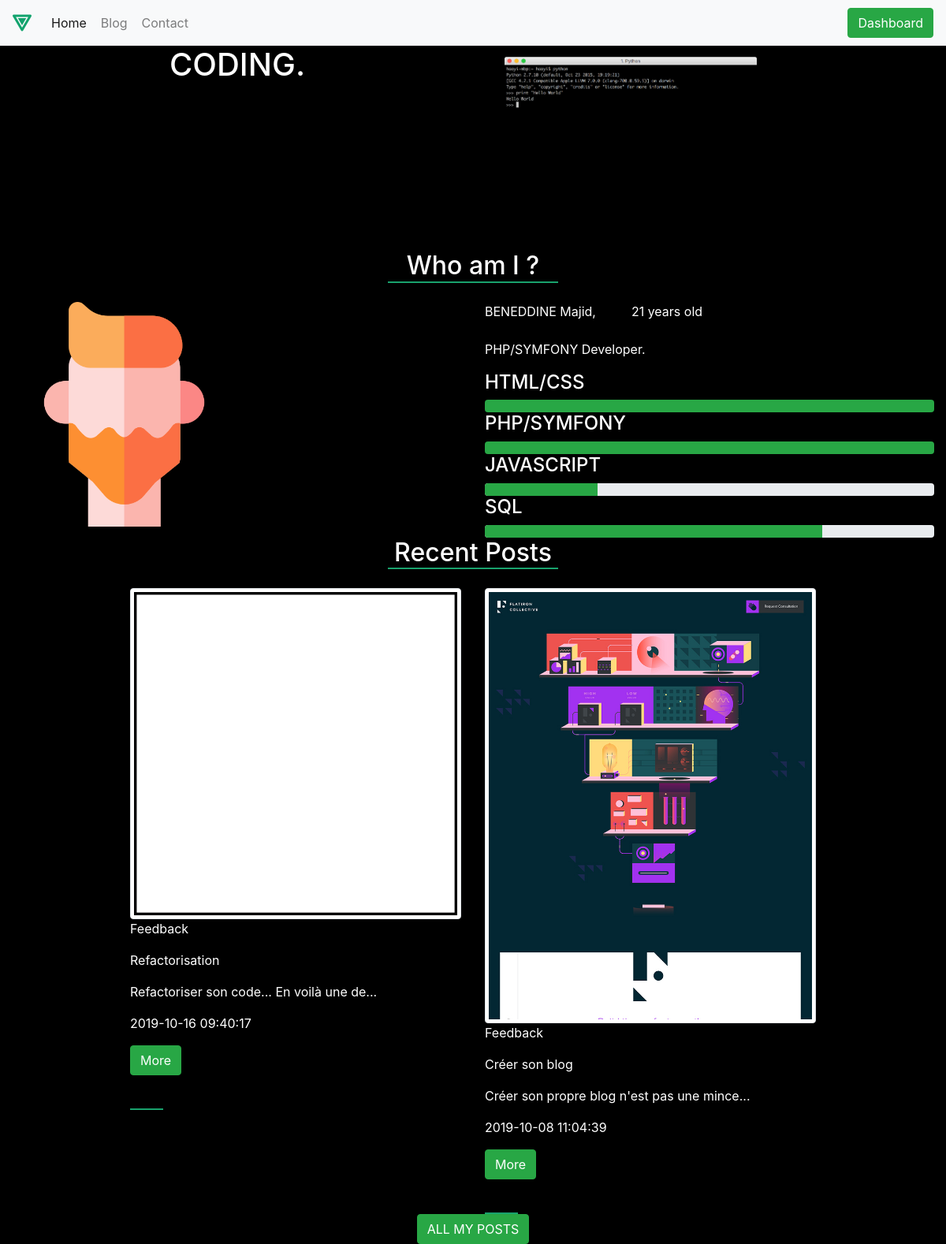
The page / (signed in) on the database its author committed.
### tables this page shows
CREATE TABLE IF NOT EXISTS `articles` (
  `id` int(11) NOT NULL AUTO_INCREMENT,
  `img` varchar(255) NOT NULL,
  `title` varchar(255) NOT NULL,
  `category` varchar(255) NOT NULL,
  `text` text NOT NULL,
  `author` varchar(255) NOT NULL,
  `date` datetime NOT NULL DEFAULT CURRENT_TIMESTAMP,
  PRIMARY KEY (`id`)
);

### src/controller/AdminController.php (called while the page is built, shortened)
<?php
class AdminController
{
    public function index()
    {
        $articleMana = new ArticleManager();
        $articles = $articleMana->findFour();
        require 'view/homepage.view.html.php';
    }
}

### src/entity/Database.php (called while the page is built, shortened)
<?php
class Database
{
    public static function getPdo()
    {
        $pdo = new \PDO('mysql:host=localhost;dbname=blog_p5;charset=utf8', 'root', '', [
            \PDO::ATTR_ERRMODE => \PDO::ERRMODE_EXCEPTION,
            \PDO::ATTR_DEFAULT_FETCH_MODE => \PDO::FETCH_ASSOC
        ]);
        return $pdo;
    }
}

### src/manager/ArticleManager.php (called while the page is built, shortened)
<?php
class ArticleManager
{
    private $pdo;
    public function __construct()
    {
        $this->pdo = Database::getPdo();
    }
    public function findFour()
    {
        $query = $this->pdo->query("SELECT * FROM articles ORDER BY id DESC LIMIT 2");
        $query->execute();
        $articles = $query->fetchAll(\PDO::FETCH_CLASS, Article::class);
        return $articles;
    }
}

### src/entity/Article.php (called while the page is built, shortened)
<?php
class Article
{
    private $id;
    private $img;
    private $title;
    private $category;
    private $text;
    private $date;
    public function getId()
    {
        return $this->id;
    }
    public function getImg()
    {
        return $this->img;
    }
    public function getTitle()
    {
        return $this->title;
    }
    public function getCategory()
    {
        return $this->category;
    }
    public function getText()
    {
        return $this->text;
    }
    public function getDate()
    {
        return $this->date;
    }
}

### src/entity/Text.php (called while the page is built, shortened)
<?php
class Text
{
    public static function excerpt(string $content, int $limit = 40)
    {
        $lastSpace = strpos($content, ' ', $limit);
        return substr($content, 0, $lastSpace) . '...';
    }
}

### view/homepage.view.html.php (the view, shortened to what this page needs)
<div class="row justify-content-md-center mb-3 mx-auto">
  <div class="col-4">
    <h1>CODING.</h1>
  </div>
  <div class="col-4 d-none d-xl-block">
  <img src="view/img/Starting.PNG" class="img-fluid" alt="Responsive image">
  </div>
</div>
<h2 class="mb-4">Who am I ?</h2>
  <div class="row justify-content-md-around mx-auto">
  <div class="row-sm col-md">
    <img src="view/img/hipster.PNG" class="w-50" alt="Responsive image">
  </div>
  <div class="row-sm col-md">
  <p>BENEDDINE Majid, &nbsp &nbsp &nbsp&nbsp&nbsp&nbsp 21 years old <br>
<br> PHP/SYMFONY Developer.
</p>
<h4>HTML/CSS</h4>
<div class="progress">
<div class="progress-bar bg-success" role="progressbar" style="width: 100%" aria-valuenow="25" aria-valuemin="0" aria-valuemax="100"></div>
</div>
<h4>PHP/SYMFONY</h4>
<div class="progress">
<div class="progress-bar bg-success" role="progressbar" style="width: 100%" aria-valuenow="25" aria-valuemin="0" aria-valuemax="100"></div>
</div>
<h4>JAVASCRIPT</h4>
<div class="progress">
<div class="progress-bar bg-success" role="progressbar" style="width: 25%" aria-valuenow="25" aria-valuemin="0" aria-valuemax="100"></div>
</div>
<h4>SQL</h4>
<div class="progress">
<div class="progress-bar bg-success" role="progressbar" style="width: 75%" aria-valuenow="25" aria-valuemin="0" aria-valuemax="100"></div>
</div>
  </div>
  </div>
<h2 class="mb-4">Recent Posts</h2>
  <div class="row justify-content-md-center w-75 mx-auto">
  <?php foreach ($articles as $article) : ?>
      <div class="row-sm col-md">
        <img src="view/img/<?= $article->getImg() ?>" class="img-thumbnail">
        <p><?= $article->getCategory() ?></p>
        <p><?= $article->getTitle() ?></p>
        <p><?= nl2br(htmlentities(Text::excerpt($article->getText()))) ?></p>
        <p><?= $article->getDate() ?></p>
        <button onclick="location.href='index.php?action=viewId&amp;article=<?= $article->getId() ?>'" type="button" class="btn btn-success">More</button>
        <div class="art_bar"></div>
      </div>
      <?php endforeach; ?>
    </div>
    <div class="text-center"><button onclick="location.href='index.php?action=viewAll'" type="button" class="btn btn-success">ALL MY POSTS</button></div>
<?php require 'view/layout.html.php'; ?>

### view/css/style.css (style rules this page uses)
body { background-color: black; color: white; }
h2 { border-bottom: 2px solid #19A26D; display: flex; justify-content: center; color: white; width: 18%; text-align: center; margin: auto; }
.art_bar { margin-top: 10%; border-bottom: 2px solid #19A26D; width: 10%; }

### rows shown on the page
articles: img (picture), category "Feedback", title "Refactorisation", text "Refactoriser son code... En voilà une de...", date "2019-10-16 09:40:17"
articles: img (picture), category "Feedback", title "Créer son blog", text "Créer son propre blog n'est pas une mince...", date "2019-10-08 11:04:39"
